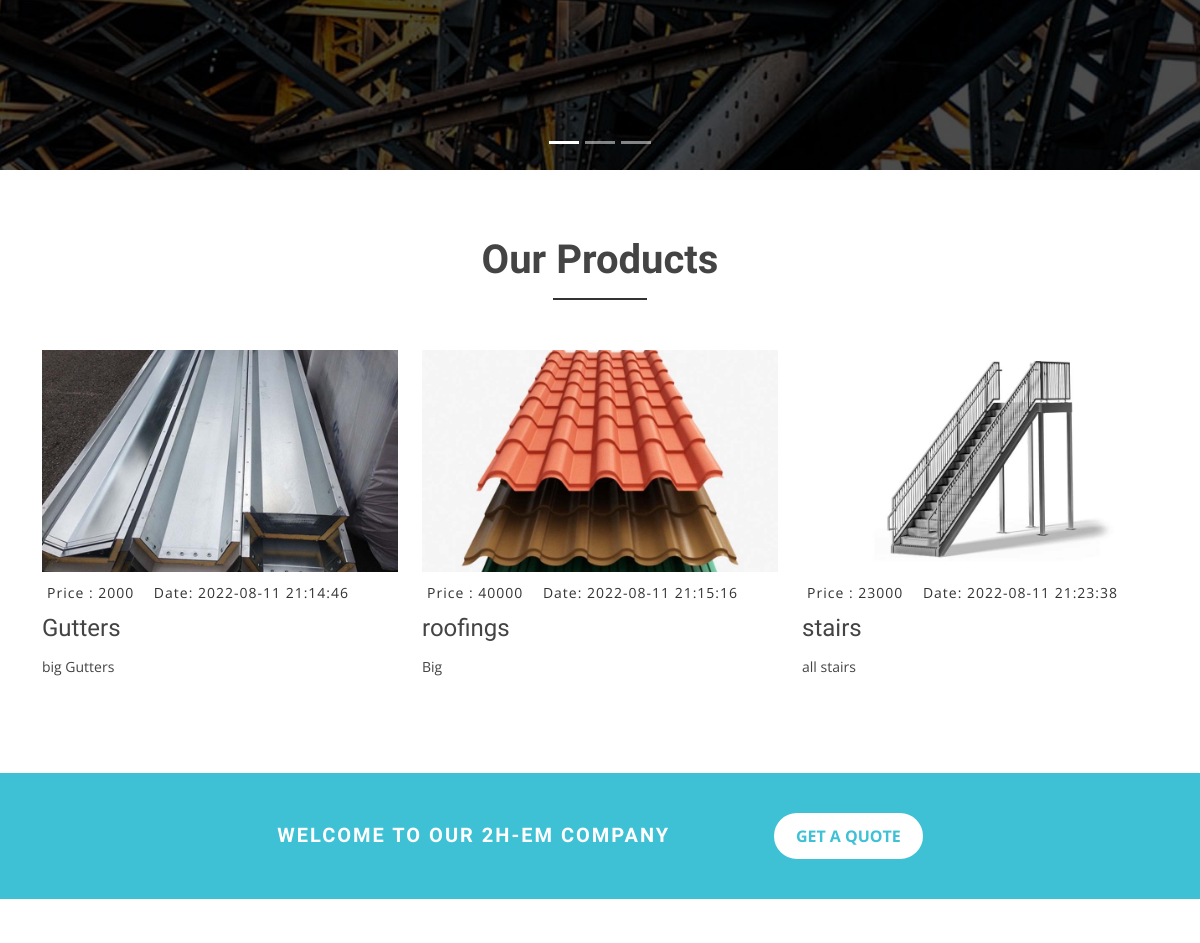
/ (middle part), run on an earlier commit of the app's database.
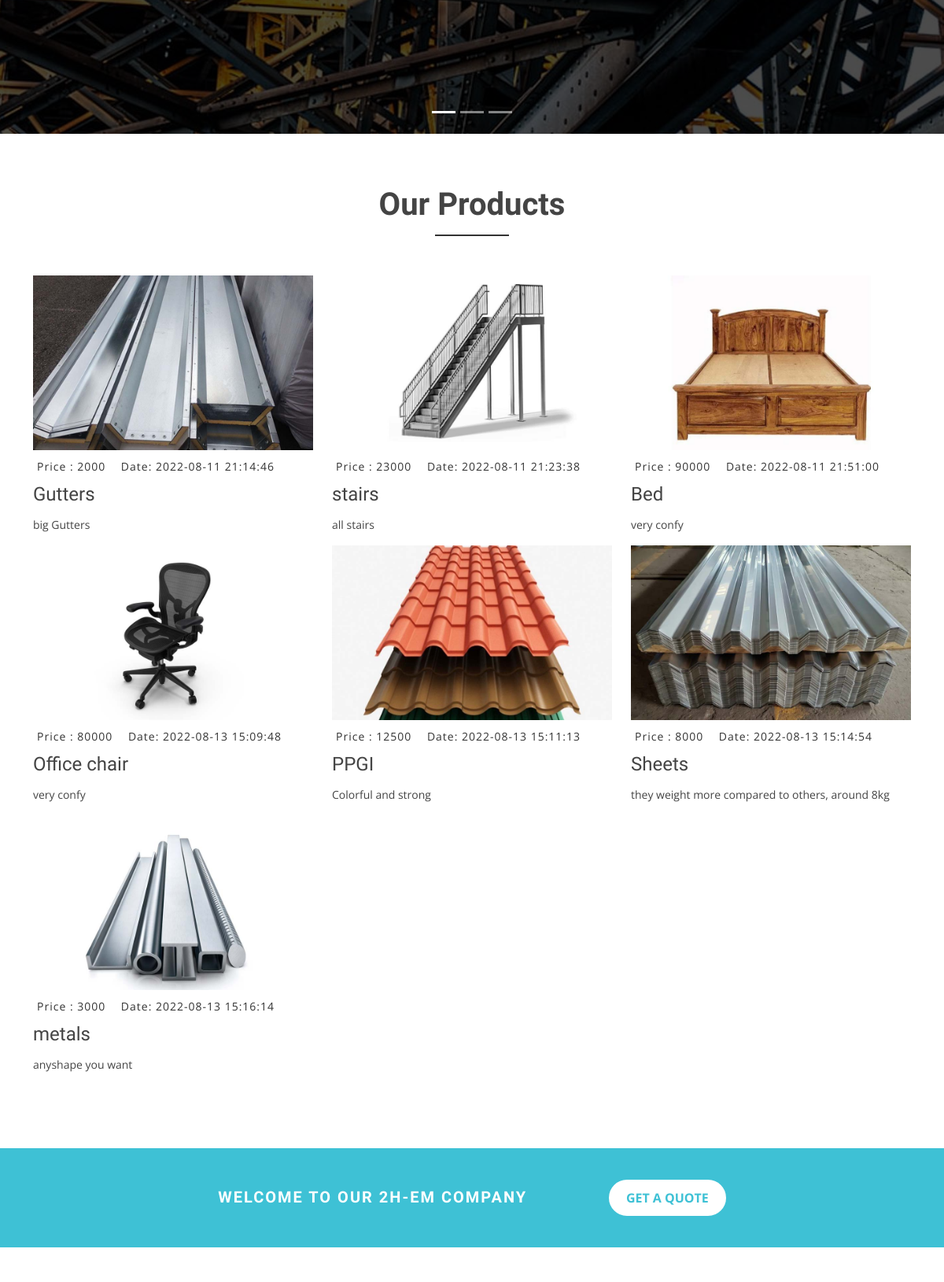
And on a later commit of the database.
### tables this page shows
CREATE TABLE `producttbl` (
  `pid` int(11) NOT NULL,
  `PostTitle` varchar(200) NOT NULL,
  `PostDetails` longtext NOT NULL,
  `prodPrice` varchar(20) NOT NULL,
  `thumbnail` varchar(100) NOT NULL,
  `date` timestamp NOT NULL DEFAULT current_timestamp(),
  `status` int(2) NOT NULL
);

### index.php (the view, shortened to what this page needs)
<?php
include 'user/include/config.php';
?>
<!DOCTYPE html>
<html lang="en">
<head>
  <link href="assets/vendor/animate.css/animate.min.css" rel="stylesheet">
  <link href="assets/vendor/bootstrap/css/bootstrap.min.css" rel="stylesheet">
  <link href="assets/vendor/bootstrap-icons/bootstrap-icons.css" rel="stylesheet">
  <link href="assets/vendor/boxicons/css/boxicons.min.css" rel="stylesheet">
  <link href="assets/vendor/glightbox/css/glightbox.min.css" rel="stylesheet">
  <link href="assets/vendor/swiper/swiper-bundle.min.css" rel="stylesheet">
  <link href="assets/css/style.css" rel="stylesheet">
</head>
<body>
  <?php
  include 'includes/section.php';
  ?>
  <main id="main">
    <div id="blog" class="blog-area">
      <div class="blog-inner area-padding">
        <div class="container ">
          <div class="row">
            <div class="col-md-12 col-sm-12 col-xs-12">
              <div class="section-headline text-center">
                <h2>Our Products</h2>
              </div>
            </div>
          </div>
          <div class="row">
            <?php
              $selectProduct = mysqli_query($con,"SELECT `pid`, `PostTitle`, `PostDetails`,
               `prodPrice`, `thumbnail`, `date`, `status` FROM `producttbl` WHERE status=1");
               while ($row= mysqli_fetch_array($selectProduct)) {
            ?>
            <div class="col-md-4 col-sm-4 col-xs-12">
              <div class="single-blog">
                <div class="single-blog-img">
                    <img src="user/<?php echo $row['thumbnail'];?>" alt="">
                </div>
                <div class="blog-meta">
                  <span class="comments-type">
                    Price : <?php echo $row['prodPrice'];?>
                  </span>
                  <span class="date-type">
                    <i class="fa fa-calendar"></i> Date: <?php echo $row['date'];?>
                  </span>
                </div>
                <div class="blog-text">
                  <h4><?php echo $row['PostTitle'];?>
                  </h4>
                  <p>
                    <?php echo $row['PostDetails'];?>
                  </p>
                </div>
              </div>
            </div>
            <?php
               }
            ?>
          </div>
        </div>
      </div>
    </div>
    <div class="suscribe-area">
      <div class="container">
        <div class="row">
          <div class="col-lg-12 col-md-12 col-sm-12 col-xs=12">
            <div class="suscribe-text text-center">
              <h3>Welcome to our 2H-em company</h3>
              <a class="sus-btn" href="#">Get A quote</a>
            </div>
          </div>
        </div>
      </div>
    </div>
    <div id="contact" class="contact-area">
      <div class="contact-inner area-padding">
      </div>
    </div>
  </main>
</body>
</html>

### includes/section.php (shortened to what this page needs)
<section id="hero">
  <div class="hero-container">
    <div id="heroCarousel" class="carousel slide carousel-fade" data-bs-ride="carousel" data-bs-interval="5000">
      <ol id="hero-carousel-indicators" class="carousel-indicators"></ol>
      <div class="carousel-inner" role="listbox">
        <div class="carousel-item active" style="background-image: url(assets/img/hero-carousel/4.jpg)">
          <div class="carousel-container">
          </div>
        </div>
      </div>
      <a class="carousel-control-prev" href="#heroCarousel" role="button" data-bs-slide="prev">
      </a>
      <a class="carousel-control-next" href="#heroCarousel" role="button" data-bs-slide="next">
      </a>
    </div>
  </div>
</section>

### assets/css/style.css (style rules this page uses)
html, body { height: 100%; }
img { max-width: 100%; height: auto; }
p { margin: 0 0 15px; color: #444; }
h1, h2, h3, h4, h5, h6 { font-family: "Raleway", sans-serif; margin: 0 0 15px; color: #444; font-weight: 500; }
h2 { font-size: 38px; line-height: 40px; }
h3 { font-size: 30px; line-height: 32px; }
h4 { font-size: 24px; line-height: 26px; }
a { transition: all 0.3s ease 0s; text-decoration: none; }
body { background: #fff none repeat scroll 0 0; color: #444; font-family: "Open Sans", sans-serif; font-size: 14px; text-align: left; overflow-x: hidden; line-height: 22px; }
.area-padding { padding: 70px 0px 80px; }
.section-headline h2 { display: inline-block; font-size: 40px; font-weight: 600; margin-bottom: 70px; position: relative; text-transform: capitalize; }
.section-headline h2::after { border: 1px solid #333; bottom: -20px; content: ""; left: 0; margin: 0 auto; position: absolute; right: 0; width: 40%; }
#hero { width: 100%; height: 100vh; background: #000; overflow: hidden; position: relative; }
#hero .carousel, #hero .carousel-inner, #hero .carousel-item, #hero .carousel-item::before { position: absolute; top: 0; right: 0; left: 0; bottom: 0; }
#hero .carousel-item { background-size: cover; background-position: center; background-repeat: no-repeat; }
#hero .carousel-item::before { content: ""; background-color: rgba(0, 0, 0, 0.7); }
#hero .carousel-container { display: flex; justify-content: center; align-items: center; position: absolute; bottom: 0; top: 70px; left: 50px; right: 50px; }
#hero .carousel-fade { overflow: hidden; }
#hero .carousel-fade .carousel-inner .carousel-item { transition-property: opacity; }
#hero .carousel-fade .carousel-inner .carousel-item, #hero .carousel-fade .carousel-inner .active.carousel-item-start, #hero .carousel-fade .carousel-inner .active.carousel-item-end { opacity: 0; }
#hero .carousel-fade .carousel-inner .active, #hero .carousel-fade .carousel-inner .carousel-item-next.carousel-item-start, #hero .carousel-fade .carousel-inner .carousel-item-prev.carousel-item-end { opacity: 1; transition: 0.5s; }
#hero .carousel-control-prev, #hero .carousel-control-next { width: 10%; }
@media (min-width: 1024px) { #hero .carousel-control-prev, #hero .carousel-control-next { width: 5%; } }
.suscribe-area { background: #3EC1D5 none repeat scroll 0 0; padding: 30px 0; }
.suscribe-text { display: block; padding: 10px 0; }
.suscribe-text h3 { color: #fff; display: inline-block; font-size: 20px; font-weight: 600; margin: 0; text-transform: uppercase; letter-spacing: 2px; }
.sus-btn { background: #fff none repeat scroll 0 0; border: 2px solid #fff; color: #3EC1D5; display: inline-block; font-size: 16px; font-weight: 700; margin-left: 100px; padding: 10px 20px; text-decoration: none; text-transform: uppercase; border-radius: 30px; }
.contact-area { height: auto; width: 100%; }
.blog-area { height: auto; width: 100%; }
.blog-text h4 { color: #444; margin-bottom: 15px; }
.blog-meta span.comments-type { margin-left: 5px; }
.blog-meta span i { padding-right: 10px; }
.blog-meta { border-bottom: 1px dotted #fff; padding: 10px 0; }
.comments-type>a, .date-type, .blog-meta span.comments-type { color: #333; letter-spacing: 1px; margin-right: 5px; }

What changed in the data, as far as the page shows it:
removed producttbl: thumbnail (picture), prodPrice "40000", date "2022-08-11 21:15:16", PostTitle "roofings", PostDetails "Big"
added producttbl: thumbnail (picture), prodPrice "90000", date "2022-08-11 21:51:00", PostTitle "Bed", PostDetails "very confy"
added producttbl: thumbnail (picture), prodPrice "80000", date "2022-08-13 15:09:48", PostTitle "Office chair", PostDetails "very confy"
added producttbl: thumbnail (picture), prodPrice "12500", date "2022-08-13 15:11:13", PostTitle "PPGI", PostDetails "Colorful and strong"
added producttbl: thumbnail (picture), prodPrice "8000", date "2022-08-13 15:14:54", PostTitle "Sheets", PostDetails "they weight more compared to others, around 8kg"
added producttbl: thumbnail (picture), prodPrice "3000", date "2022-08-13 15:16:14", PostTitle "metals", PostDetails "anyshape you want"
